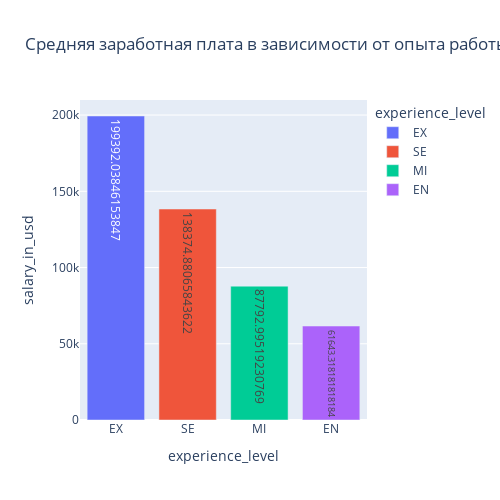

Notebook code for this chart:
### Code cell
# Средняя заработная плата в зависимости от опыта работы на этой должности

df_exp = df.groupby(by='experience_level', as_index=False).salary_in_usd.mean().sort_values(by='salary_in_usd', ascending=False)
df_exp.nlargest(10, columns='salary_in_usd')

fig = px.bar(data_frame=df_exp, x='experience_level', y='salary_in_usd', color='experience_level', text = df_exp.salary_in_usd, orientation='v', 
    height=500, width=500, title='Средняя заработная плата в зависимости от опыта работы на этой должности' 
)
fig.show()

### Figure 1 — Plotly figure (JSON) as saved in the notebook; plotly's stock layout.template omitted (floating-point values rounded to 4 significant figures)
{"data": [{"alignmentgroup": "True", "hovertemplate": "experience_level=%{x}<br>salary_in_usd=%{text}<extra></extra>", "legendgroup": "EX", "marker": {"color": "#636efa", "pattern": {"shape": ""}}, "name": "EX", "offsetgroup": "EX", "orientation": "v", "showlegend": true, "text": [199400.0], "textposition": "auto", "type": "bar", "x": ["EX"], "xaxis": "x", "y": [199400.0], "yaxis": "y"}, {"alignmentgroup": "True", "hovertemplate": "experience_level=%{x}<br>salary_in_usd=%{text}<extra></extra>", "legendgroup": "SE", "marker": {"color": "#EF553B", "pattern": {"shape": ""}}, "name": "SE", "offsetgroup": "SE", "orientation": "v", "showlegend": true, "text": [138400.0], "textposition": "auto", "type": "bar", "x": ["SE"], "xaxis": "x", "y": [138400.0], "yaxis": "y"}, {"alignmentgroup": "True", "hovertemplate": "experience_level=%{x}<br>salary_in_usd=%{text}<extra></extra>", "legendgroup": "MI", "marker": {"color": "#00cc96", "pattern": {"shape": ""}}, "name": "MI", "offsetgroup": "MI", "orientation": "v", "showlegend": true, "text": [87790.0], "textposition": "auto", "type": "bar", "x": ["MI"], "xaxis": "x", "y": [87790.0], "yaxis": "y"}, {"alignmentgroup": "True", "hovertemplate": "experience_level=%{x}<br>salary_in_usd=%{text}<extra></extra>", "legendgroup": "EN", "marker": {"color": "#ab63fa", "pattern": {"shape": ""}}, "name": "EN", "offsetgroup": "EN", "orientation": "v", "showlegend": true, "text": [61640.0], "textposition": "auto", "type": "bar", "x": ["EN"], "xaxis": "x", "y": [61640.0], "yaxis": "y"}], "layout": {"barmode": "relative", "height": 500, "legend": {"title": {"text": "experience_level"}, "tracegroupgap": 0}, "title": {"text": "Средняя заработная плата в зависимости от опыта работы на этой должности"}, "width": 500, "xaxis": {"anchor": "y", "categoryarray": ["EX", "SE", "MI", "EN"], "categoryorder": "array", "domain": [0, 1], "title": {"text": "experience_level"}}, "yaxis": {"anchor": "x", "domain": [0, 1], "title": {"text": "salary_in_usd"}}}}
